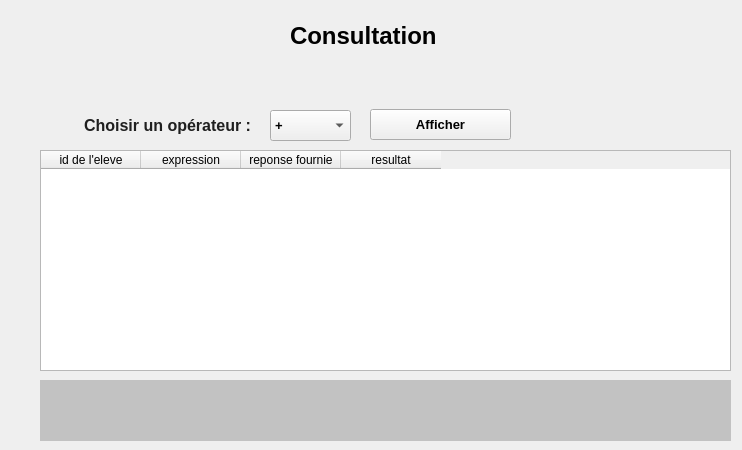
<?xml version="1.0" encoding="UTF-8"?>
<ui version="4.0">
 <class>Form</class>
 <widget class="QWidget" name="Form">
  <property name="geometry">
   <rect>
    <x>0</x>
    <y>0</y>
    <width>742</width>
    <height>450</height>
   </rect>
  </property>
  <property name="windowTitle">
   <string>Form</string>
  </property>
  <widget class="QPushButton" name="bt1">
   <property name="geometry">
    <rect>
     <x>370</x>
     <y>109</y>
     <width>141</width>
     <height>31</height>
    </rect>
   </property>
   <property name="font">
    <font>
     <pointsize>10</pointsize>
     <bold>true</bold>
    </font>
   </property>
   <property name="styleSheet">
    <string notr="true"/>
   </property>
   <property name="text">
    <string>Afficher</string>
   </property>
  </widget>
  <widget class="QComboBox" name="sel">
   <property name="geometry">
    <rect>
     <x>270</x>
     <y>110</y>
     <width>81</width>
     <height>31</height>
    </rect>
   </property>
   <property name="font">
    <font>
     <pointsize>10</pointsize>
     <bold>true</bold>
    </font>
   </property>
   <item>
    <property name="text">
     <string>+</string>
    </property>
   </item>
   <item>
    <property name="text">
     <string>-</string>
    </property>
   </item>
   <item>
    <property name="text">
     <string>*</string>
    </property>
   </item>
  </widget>
  <widget class="QLabel" name="nb">
   <property name="geometry">
    <rect>
     <x>40</x>
     <y>380</y>
     <width>691</width>
     <height>61</height>
    </rect>
   </property>
   <property name="font">
    <font>
     <pointsize>11</pointsize>
     <bold>true</bold>
    </font>
   </property>
   <property name="styleSheet">
    <string notr="true">background-color: rgb(194, 194, 194);</string>
   </property>
   <property name="text">
    <string/>
   </property>
  </widget>
  <widget class="QLabel" name="labTitle">
   <property name="geometry">
    <rect>
     <x>290</x>
     <y>10</y>
     <width>231</width>
     <height>51</height>
    </rect>
   </property>
   <property name="maximumSize">
    <size>
     <width>231</width>
     <height>16777215</height>
    </size>
   </property>
   <property name="font">
    <font>
     <pointsize>18</pointsize>
     <italic>false</italic>
     <bold>true</bold>
    </font>
   </property>
   <property name="text">
    <string>Consultation</string>
   </property>
  </widget>
  <widget class="QLabel" name="labid">
   <property name="geometry">
    <rect>
     <x>0</x>
     <y>116</y>
     <width>251</width>
     <height>20</height>
    </rect>
   </property>
   <property name="font">
    <font>
     <pointsize>12</pointsize>
     <bold>true</bold>
    </font>
   </property>
   <property name="styleSheet">
    <string notr="true">color: rgb(170, 85, 0);</string>
   </property>
   <property name="text">
    <string>&lt;html&gt;&lt;head/&gt;&lt;body&gt;&lt;p&gt;&lt;span style=&quot; color:#1f1f1f;&quot;&gt;Choisir un opérateur :&lt;/span&gt;&lt;/p&gt;&lt;/body&gt;&lt;/html&gt;</string>
   </property>
   <property name="alignment">
    <set>Qt::AlignRight|Qt::AlignTrailing|Qt::AlignVCenter</set>
   </property>
  </widget>
  <widget class="QTableWidget" name="tab">
   <property name="geometry">
    <rect>
     <x>40</x>
     <y>150</y>
     <width>691</width>
     <height>221</height>
    </rect>
   </property>
   <column>
    <property name="text">
     <string>id de l'eleve</string>
    </property>
   </column>
   <column>
    <property name="text">
     <string>expression</string>
    </property>
   </column>
   <column>
    <property name="text">
     <string>reponse fournie</string>
    </property>
   </column>
   <column>
    <property name="text">
     <string>resultat</string>
    </property>
   </column>
  </widget>
 </widget>
 <resources/>
 <connections/>
</ui>
